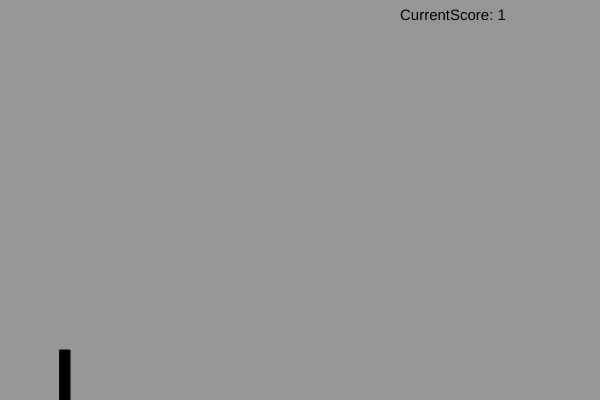
Frame 1 (no input)
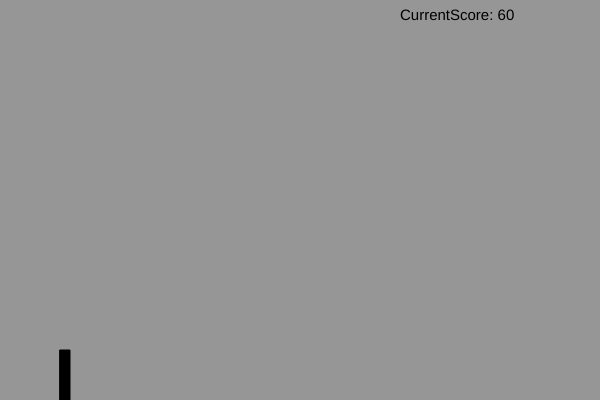
Frame 60 (no input)
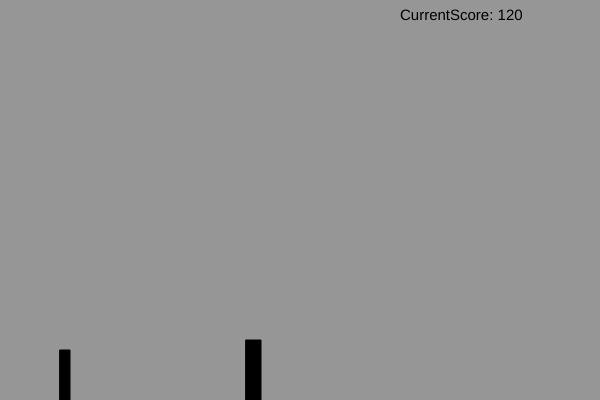
Frame 120 (the mouse pressed at the canvas centre since frame 60)

The p5.js sketch that drew these frames (run headless with seeded random() and noise() and a simulated clock; from frame 60 on, the mouse is pressed at the canvas centre):

// p5.js sketch
// ── sketch.js
// variable declaration.
let dino;
let obstacles = [];
let currentScore;
let obstacleVelicty = 6;
let paused = false;
    
//start
function setup() {
  createCanvas(600, 400);
  dino = new Dino();
  frameRate(50);
}

// repeats
function draw() {
  currentScore = frameCount;
  background(150);
  dino.update();
  dino.show();
  fill(0);
  textSize(15);
  text(`CurrentScore: ${currentScore}`, 400, 20);

  if (dino.hasDied(obstacles)) console.log("hit");

  for (let i = obstacles.length - 1; i >= 0; i--) {
    obstacles[i].show();
  }
  if (frameCount % 60 == 0) {
    obstacles.push(new Obstacle());
    if (obstacleVelicty < 25) {
      obstacleVelicty *= 1.05;
    }
  }
}

// key press
function keyPressed() {
  if (key == " ") dino.jump();
  if (keyCode === DOWN_ARROW) dino.duck();
  if (key == "p") {
    if (paused) loop();
    else noLoop();
    paused = !paused;
  }
}

// ── Dino.js
class Dino {
  constructor() {
    this.height = 50;
    this.width = 10;
    this.pos = createVector(60, height - this.height);
    this.lift = 25;
    this.gravity = 0.6;
    this.velocity = 0;
  }

  show() {
    fill(0);
    rect(this.pos.x, this.pos.y, this.width, this.height);
  }

  update() {
    this.velocity += this.gravity;
    this.velocity *= 0.9;
    this.pos.y += this.velocity;
    if (this.pos.y > height - this.height) {
      this.pos.y = height - this.height;
    }
  }

  jump() {
    if (this.pos.y >= height - this.height - 50) this.velocity -= this.lift;
  }

  duck() {
    // TODO
  }

  hasDied(obstacles) {
    for (let obstacle of obstacles) {
      if (obstacle.x == this.pos.x && obstacle.y == this.pos.y) {
        return true;
      }
    }
    return false;
  }
}

// ── Obstacle.js
class Obstacle {
  constructor() {
    this.width = 15;
    this.height = random([30, 50, 60]);
    this.pos = createVector(width, height - this.height);
    this.velocity = obstacleVelicty;
  }

  show() {
    rect(this.pos.x, this.pos.y, this.width, this.height);
    this.pos.x -= this.velocity;
  }
}
